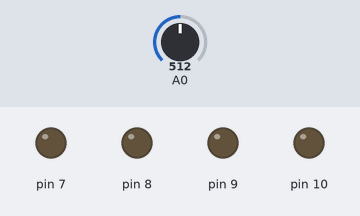
The sketch below on a simulated Arduino Uno, built with avr-gcc and run on an emulated ATmega328P. Shown: output pins drawn as LEDs (lit = HIGH). The test bench sets the inputs (shaded band); at power-on: A0 = 512.

Above: at 0.5 s.
At 1.5 s:
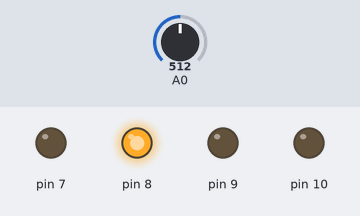
At 2.5 s:
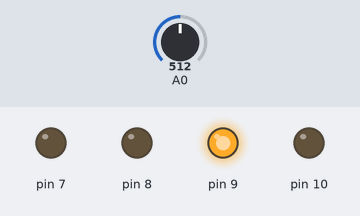
At 3.5 s:
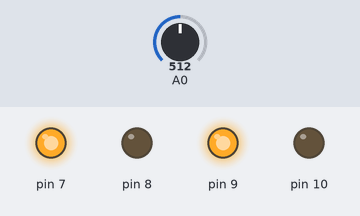
Timing chart, 0 to 5.2 s (numbered marks = the images above):
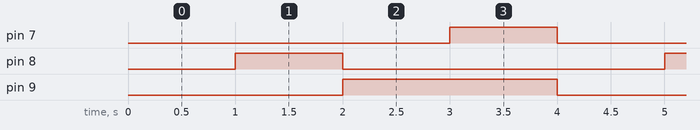

Measured:
- by itself, pin 7, pin 8: alternates HIGH for 1.0 s and LOW for 3.0 s
- by itself, pin 9: alternates HIGH for 2.0 s and LOW for 2.0 s
- by itself, everything shown: repeats every 4.0 s, in 5 steps

The sketch:

Analog_mux_port_reg.ino
```cpp
/*  Arduino sketch   */

int64_t wait= 1000;
void setup()
{
  pinMode(7,OUTPUT);
  digitalWrite(7,LOW);
  DDRB = 0b00000111;  //PORT 8,9,10 as output
  PORTB = 0b00000000; //PORT 8,9,10 set to LOW
}

void loop()
{
  PORTB=0b00000000; //Data falow - X0
  uint8_t Sensor0 =  analogRead(A0); //read data from X0
  delay(wait);

  PORTB=0b00000001;  //Data flow - X1
  uint8_t Sensor1 =  analogRead(A0); //read data from X1
  delay(wait);

  PORTB=0b00000010;  //Data flow - X2
  uint8_t Sensor2 =  analogRead(A0); //read data from X2
  delay(wait);

  digitalWrite(7,HIGH);  // Inhibit / stop all data
  delay(wait);
  digitalWrite(7,LOW);  // Inhibit /  let data flow
}
```
